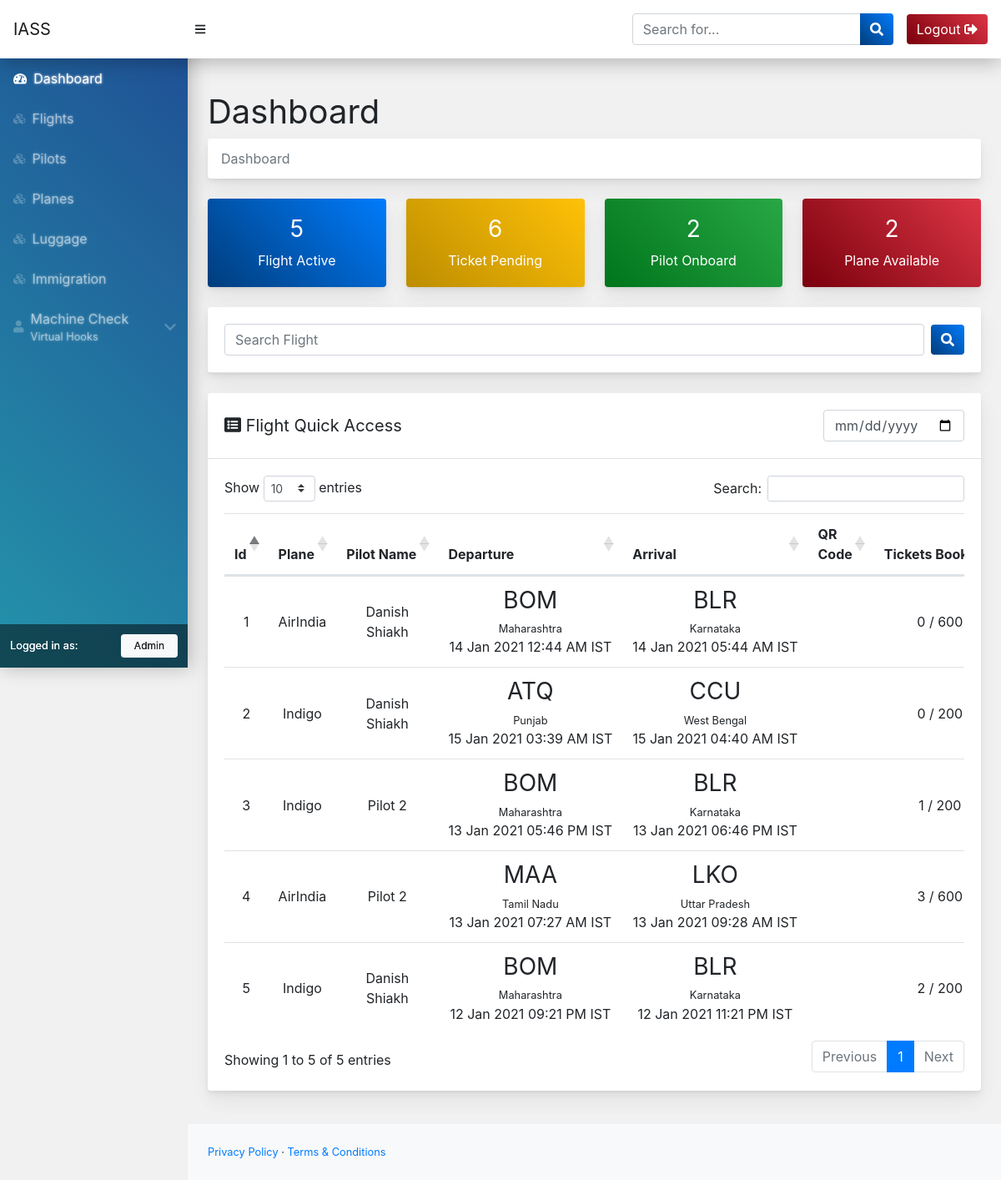
Page /management/index.php (signed in) on the committed database.
### tables this page shows
CREATE TABLE `flight` (
  `id` int(11) NOT NULL,
  `plane_id` int(11) NOT NULL,
  `pilot_id` int(11) NOT NULL,
  `economy_fare` int(11) NOT NULL,
  `business_fare` int(11) NOT NULL,
  `departure_id` int(11) NOT NULL,
  `arrival_id` int(11) NOT NULL,
  `departure_date` date NOT NULL,
  `departure_time` time NOT NULL,
  `arrival_date` date NOT NULL,
  `arrival_time` time NOT NULL,
  `status` varchar(20) NOT NULL
);

CREATE TABLE `plane` (
  `id` int(11) NOT NULL,
  `name` varchar(20) NOT NULL,
  `capacity` int(11) NOT NULL
);

CREATE TABLE `pilot` (
  `id` int(11) NOT NULL,
  `name` varchar(60) NOT NULL,
  `contact` varchar(10) NOT NULL,
  `address` text NOT NULL
);

CREATE TABLE `airports` (
  `id` int(11) NOT NULL,
  `name` varchar(80) NOT NULL,
  `code` varchar(4) NOT NULL,
  `city` varchar(60) NOT NULL,
  `state` varchar(60) NOT NULL
);

CREATE TABLE `ticket` (
  `id` int(11) NOT NULL,
  `flight_id` int(11) NOT NULL,
  `customer_id` int(11) NOT NULL,
  `passenger_passport_number` varchar(20) NOT NULL,
  `passenger_details` text NOT NULL,
  `seat_number` int(11) NOT NULL,
  `booking_date` date NOT NULL,
  `booking_time` time NOT NULL,
  `stage` varchar(30) NOT NULL
);

### management/request/connect.php (called while the page is built, shortened)
<?php
function pdate($datetime)
{
    return date_format(date_create($datetime), "d M Y");
}
function ptime($datetime)
{
    return date_format(date_create($datetime), "h:i A");
}

### management/views/dashboard.php (the view, shortened to what this page needs)
<div class="container-fluid">
    <h1 class="mt-4">Dashboard</h1>
    <ol class="breadcrumb mb-4">
        <li class="breadcrumb-item active">Dashboard</li>
    </ol>
    <div class="row">
        <div class="col-xl-3 col-6">
            <div class="card bg-primary text-white mb-4">
                <div class="card-body text-center">
                    <p class="h3"><?php echo $conn->query("SELECT * FROM flight ")->num_rows ?></p>
                    <p class="m-0">Flight Active</p>
                </div>
            </div>
        </div>
        <div class="col-xl-3 col-6">
            <div class="card bg-warning text-white mb-4">
                <div class="card-body text-center">
                    <p class="h3"><?php echo $conn->query("SELECT * FROM ticket ")->num_rows ?></p>
                    <p class="m-0">Ticket Pending</p>
                </div>
            </div>
        </div>
        <div class="col-xl-3 col-6">
            <div class="card bg-success text-white mb-4">
                <div class="card-body text-center">
                    <p class="h3"><?php echo $conn->query("SELECT * FROM pilot ")->num_rows ?></p>
                    <p class="m-0">Pilot Onboard</p>
                </div>
            </div>
        </div>
        <div class="col-xl-3 col-6">
            <div class="card bg-danger text-white mb-4">
                <div class="card-body text-center">
                    <p class="h3"><?php echo $conn->query("SELECT * FROM plane ")->num_rows ?></p>
                    <p class="m-0">Plane Available</p>
                </div>
            </div>
        </div>
    </div>
    <div class="card mb-4">
        <div class="card-body border-bottom">
            <div class="d-flex align-items-center justify-content-between">
                <input type="text" placeholder="Search Flight" class="form-control">
                <button class="btn btn-primary ml-2"><i class="fa fa-search"></i></button>
            </div>
        </div>
    </div>
    <div class="card mb-4">
        <div class="card-body border-bottom">
            <div class="d-flex align-items-center justify-content-between">
                <p class="h5 m-0 "><i class="fa fa-list-alt"></i> Flight Quick Access</p>
                <div>
                    <input type="date" value="" class="form-control">
                </div>
            </div>
        </div>
        <div class="card-body">
            <div class="table-responsive">
                <table class="table data-table">
                    <thead class="text-center">
                        <th>Id</th>
                        <th>Plane</th>
                        <th class="text-nowrap">Pilot Name</th>
                        <th>Departure</th>
                        <th>Arrival</th>
                        <th>QR Code</th>
                        <th class="text-nowrap">Tickets Booked</th>
                    </thead>
                    <tbody class="text-center">
                        <?php
                        $count = 0;
                        $result = $conn->query("SELECT * FROM flight ORDER BY id desc");
                        while ($row = $result->fetch_assoc()) {
                            $plane = $conn->query("SELECT * FROM plane WHERE id='" . $row['plane_id'] . "'")->fetch_assoc();
                            $pilot = $conn->query("SELECT * FROM pilot WHERE id='" . $row['pilot_id'] . "'")->fetch_assoc();
                            $departure = $conn->query("SELECT * FROM airports WHERE id='" . $row['departure_id'] . "'")->fetch_assoc();
                            $arrival = $conn->query("SELECT * FROM airports WHERE id='" . $row['arrival_id'] . "'")->fetch_assoc();
                            $ticket = $conn->query("SELECT * FROM ticket WHERE flight_id='" . $row['id'] . "' ORDER BY seat_number DESC LIMIT 1")->fetch_assoc();
                            if (!($ticket > 0)) $ticket['seat_number'] = 0;
                            echo '' .
                                '<tr>' .
                                '    <td>' . ++$count . '</td>' .
                                '    <td>' . $plane['name'] . '</td>' .
                                '    <td>' . $pilot['name'] . '</td>' .
                                '    <td class="text-center">' .
                                '       <p class="h3">' . $departure['code'] . '</p>'  .
                                '       <p class="small">' . $departure['state'] . '</p>'  .
                                '       <p class="text-nowrap">' . pdate($row['departure_date']) . ' ' . ptime($row['departure_time']) . ' IST</p>' .
                                '    </td>' .
                                '    <td class="text-center">' .
                                '       <p class="h3">' . $arrival['code'] . '</p>'  .
                                '       <p class="small">' . $arrival['state'] . '</p>'  .
                                '       <p class="text-nowrap">' . pdate($row['arrival_date']) . ' ' . ptime($row['arrival_time']) . ' IST</p>' .
                                '    </td>' .
                                '    <td><span class="qr_code" data-url=flight_' . $row['id'] . '></span></td>' .
                                '    <td class="text-center">' .  $ticket['seat_number'] . ' / ' . $plane['capacity'] . '</td>' .
                                '    <td class="text-nowrap">' .
                                '       <a href="flight/tickets?id=' . $row['id'] . '" class="btn btn-sm btn-primary"><i class="fa fa-eye"></i> View</a>' .
                                '    </td>' .
                                '</tr>';
                        }
                        ?>
                    </tbody>
                </table>
            </div>
        </div>
    </div>
</div>

### management/index.php (shortened to what this page needs)
<?php include('request/connect.php'); ?>
<!DOCTYPE html>
<html lang="en">
<?php
if (isset($_GET['url'])) {
    $url_request = $_GET['url'];
} else {
    $url_request = '';
}
if ($url_request == '') {
    $url_request = 'dashboard';
}
$addr_space = '';
$admin_logged_in = false;
if (isset($_SESSION)) {
    if (isset($_SESSION['username'])) {
        $admin_logged_in = true;
    } else {
        $admin_logged_in = false;
    }
}
?>
<head>
    <link href="<?php echo $addr_space ?>css/styles.css" rel="stylesheet" />
    <link href="https://cdn.datatables.net/1.10.20/css/dataTables.bootstrap4.min.css" rel="stylesheet" />
</head>
<?php
if ($admin_logged_in) {
    include('panel.php');
} else {
    include('login.php');
}
?>
</html>

### management/panel.php (shortened to what this page needs)
<body class="sb-nav-fixed">
    <?php include('components/mainC/nav.php') ?>
    <div id="layoutSidenav">
        <?php include('components/mainC/side-nav.php') ?>
        <div id="layoutSidenav_content">
            <main class="py-3">
                <?php
                if (file_exists('views/' . $url_request . '.php')) {
                    require_once('views/' . $url_request . '.php');
                } else {
                    require_once('components/404.php');
                }
                ?>
            </main>
            <footer class="py-4 bg-light mt-auto">
                <div class="container-fluid">
                    <div class="d-flex align-items-center justify-content-between small">
                        <div>
                            <a href="#">Privacy Policy</a>
                            &middot;
                            <a href="#">Terms &amp; Conditions</a>
                        </div>
                    </div>
                </div>
            </footer>
        </div>
    </div>
</body>

### management/components/mainC/nav.php
<nav class="sb-topnav navbar navbar-expand navbar-light">
    <a class="navbar-brand py-0" href="<?php echo $addr_space ?>dashboard">
    IASS
    </a>
    <button class="btn btn-link btn-sm ml-auto ml-md-0 order-0 order-lg-0" id="sidebarToggle" href="#"><i class="fas fa-bars"></i></button>
    <form class="d-none d-md-inline-block form-inline ml-auto mr-0 mr-md-3 my-2 my-md-0">
        <div class="input-group">
            <input class="form-control" type="text" placeholder="Search for..." aria-label="Search" aria-describedby="basic-addon2" />
            <div class="input-group-append">
                <button class="btn btn-primary" type="button"><i class="fas fa-search"></i></button>
            </div>
        </div>
    </form>
    <div class="d-none d-md-block">
        <form action="" method="post">
            <button class="btn btn-danger" name="logout">Logout <i class="fa fa-sign-out-alt"></i></button>
        </form>
    </div>
</nav>

### management/components/mainC/side-nav.php (shortened to what this page needs)
<div id="layoutSidenav_nav">
    <nav class="sb-sidenav accordion sb-sidenav-dark" id="sidenavAccordion">
        <div class="sb-sidenav-menu">
            <div class="nav">
                <a class="nav-link" href="<?php echo $addr_space ?>">
                    <div class="sb-nav-link-icon"><i class="fas fa-tachometer-alt"></i></div>
                    Dashboard
                </a>
                <a class="nav-link" href="<?php echo $addr_space ?>flight/list">
                    <div class="sb-nav-link-icon"><i class="fas fa-cubes"></i></div>
                    Flights
                </a>
                <a class="nav-link" href="<?php echo $addr_space ?>pilot/list">
                    <div class="sb-nav-link-icon"><i class="fas fa-cubes"></i></div>
                    Pilots
                </a>
                <a class="nav-link" href="<?php echo $addr_space ?>plane/list">
                    <div class="sb-nav-link-icon"><i class="fas fa-cubes"></i></div>
                    Planes
                </a>
                <a class="nav-link" href="<?php echo $addr_space ?>luggage/list">
                    <div class="sb-nav-link-icon"><i class="fas fa-cubes"></i></div>
                    Luggage
                </a>
                <a class="nav-link" href="<?php echo $addr_space ?>immigration/list">
                    <div class="sb-nav-link-icon"><i class="fas fa-cubes"></i></div>
                    Immigration
                </a>
                <a class="nav-link collapsed" href="#" data-toggle="collapse" data-target="#check">
                    <div class="sb-nav-link-icon"><i class="fa fa-user"></i></div>
                    <div>
                        <p class="m-0">Machine Check </p>
                        <p class="m-0 small">Virtual Hooks </p>
                    </div>
                    <div class="sb-sidenav-collapse-arrow">
                        <i class="fa fa-chevron-left"></i>
                    </div>
                </a>
            </div>
        </div>
        <div class="sb-sidenav-footer">
            <div class="d-flex align-items-center justify-content-between">
                <div class="small">Logged in as:</div>
                <p class="m-0 text-capitalize badge badge-light font-weight-normal px-3 py-2">
                    <?php echo $_SESSION['username'] ?>
                </p>
            </div>
        </div>
    </nav>
</div>

### management/index.php (style rules this page uses)
:root { --primay-color: #aa2424; --primay-color-hover: #941f1f; --primay-variant-color: #941f1f; --secondary-color: #ffd200; }
.table td, .table th { vertical-align: middle; }
td p { margin: 0px; }
.sb-sidenav-dark { background: linear-gradient(45deg, #2493aa, #1f4d94); color: rgba(255, 255, 255, 0.5); text-shadow: 0 0 3px; box-shadow: 3px 0px 22px rgba(0, 0, 0, 0.25); }
.card { box-shadow: 0 0.46875rem 2.1875rem rgba(4, 9, 20, 0.03), 0 0.9375rem 1.40625rem rgba(4, 9, 20, 0.03), 0 0.25rem 0.53125rem rgba(4, 9, 20, 0.05), 0 0.125rem 0.1875rem rgba(4, 9, 20, 0.03); border: 0; transition: .15s; }
.breadcrumb { background: #fff; box-shadow: 0 0.46875rem 2.1875rem rgba(4, 9, 20, 0.03), 0 0.9375rem 1.40625rem rgba(4, 9, 20, 0.03), 0 0.25rem 0.53125rem rgba(4, 9, 20, 0.05), 0 0.125rem 0.1875rem rgba(4, 9, 20, 0.03); }
.sb-topnav { height: 70px; background: #fff; box-shadow: 0px 5px 22px rgba(0, 0, 0, 0.25); }
.sb-nav-fixed #layoutSidenav #layoutSidenav_nav .sb-sidenav { padding-top: 70px; }
.sb-nav-fixed #layoutSidenav #layoutSidenav_content { top: 70px; background: #f1f1f1; }
.sb-sidenav-dark .sb-sidenav-footer { background-color: rgba(0, 0, 0, 0.5); color: #fff; text-shadow: 0 0 0; }
.bg-primary, .btn-primary { border: 0; background: linear-gradient(45deg, #003d7c, #007BFB); }
.bg-warning, .btn-warning { border: 0; background: linear-gradient(45deg, #bc8d00, #ffc107); }
.bg-success, .btn-success { border: 0; background: linear-gradient(45deg, #00751b, #28a745); }
.bg-danger, .btn-danger { border: 0; background: linear-gradient(45deg, #7a000c, #dc3545); }
h1, h2, h3, h4, h5, h6, .h1, .h2, .h3, .h4, .h5, .h6 { font-weight: 400; }

### rows in the picture
flight: plane.name "AirIndia", pilot.name "Danish Shiakh", airports.code "BOM", airports.state "Maharashtra", departure_date "14 Jan 2021", departure_time "12:44 AM", airports.code "BLR", airports.state "Karnataka", arrival_date "14 Jan 2021", arrival_time "05:44 AM", seat_number "0", plane.capacity "600"
flight: plane.name "Indigo", pilot.name "Danish Shiakh", airports.code "ATQ", airports.state "Punjab", departure_date "15 Jan 2021", departure_time "03:39 AM", airports.code "CCU", airports.state "West Bengal", arrival_date "15 Jan 2021", arrival_time "04:40 AM", seat_number "0", plane.capacity "200"
flight: plane.name "Indigo", pilot.name "Pilot 2", airports.code "BOM", airports.state "Maharashtra", departure_date "13 Jan 2021", departure_time "05:46 PM", airports.code "BLR", airports.state "Karnataka", arrival_date "13 Jan 2021", arrival_time "06:46 PM", ticket.seat_number "1", plane.capacity "200"
flight: plane.name "AirIndia", pilot.name "Pilot 2", airports.code "MAA", airports.state "Tamil Nadu", departure_date "13 Jan 2021", departure_time "07:27 AM", airports.code "LKO", airports.state "Uttar Pradesh", arrival_date "13 Jan 2021", arrival_time "09:28 AM", ticket.seat_number "3", plane.capacity "600"
flight: plane.name "Indigo", pilot.name "Danish Shiakh", airports.code "BOM", airports.state "Maharashtra", departure_date "12 Jan 2021", departure_time "09:21 PM", airports.code "BLR", airports.state "Karnataka", arrival_date "12 Jan 2021", arrival_time "11:21 PM", ticket.seat_number "2", plane.capacity "200"

### other values in the picture
$_SESSION['username'] "Admin"
$conn->query("SELECT * FROM flight ")->num_rows "5"
$conn->query("SELECT * FROM ticket ")->num_rows "6"
$conn->query("SELECT * FROM pilot ")->num_rows "2"
$conn->query("SELECT * FROM plane ")->num_rows "2"
